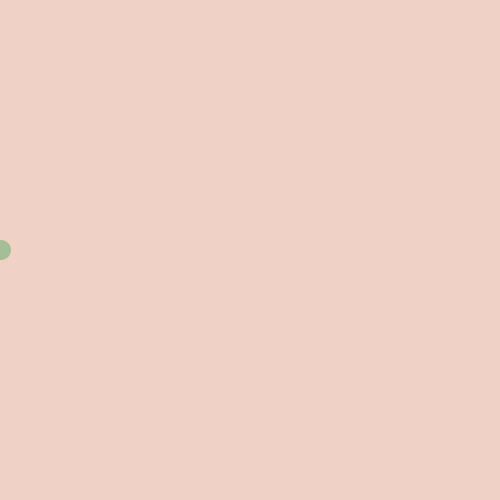
Frame 1 (no input)
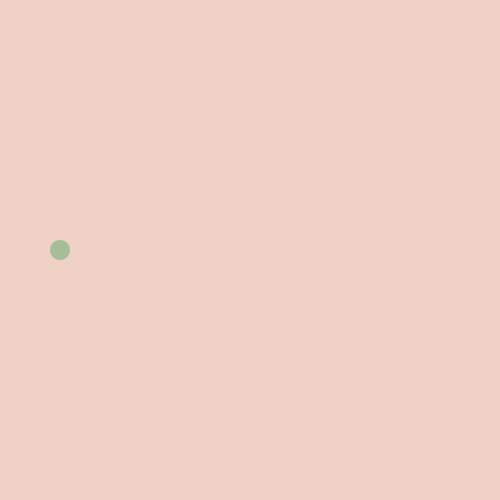
Frame 60 (the mouse pressed at the canvas centre just before this capture)
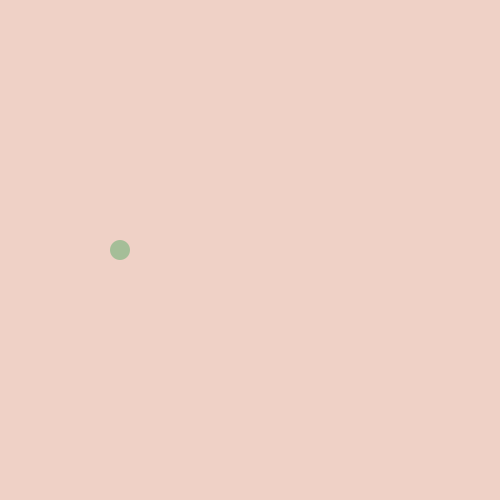
Frame 120 (the mouse held since frame 60 and released just before this capture)

The Processing sketch that drew these frames (run headless with seeded random() and noise(); from frame 60 on, the mouse is pressed at the canvas centre):

// Processing sketch: Assignment2_1
// ── Assignment2_1.pde
float x = 0;

void setup(){
  size(500, 500);
  background(239, 209, 198);
  //frameRate(30);
  
}

void draw(){
  background(239, 209, 198);
  fill(165, 190, 152);
  noStroke();
  //ellipse(x, 250, 20, 20);
  x=x+1;
  if (x>width){
    x=0;
  }
  ellipse(x, 250, 20, 20);
}
